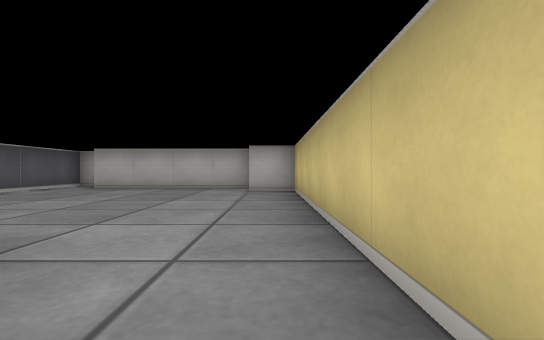
[1] (above)

15 first-person views from a walk through a cub3D level. The camera is about half as high as the walls, looks level and sees 85° across. The floor is counted in squares. Each view is taken from the middle of a square. On the plan, view 1 faces up. The plan holds only what a view shows up to about 9 squares ahead; the rest is blank. The place goes on beyond the plan.

[2]
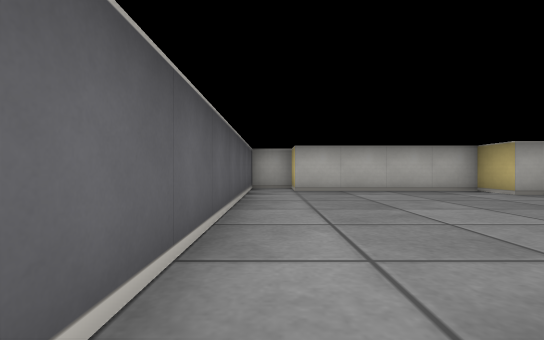

[3]
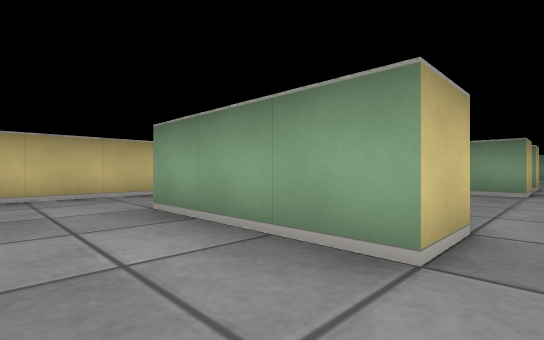

[4]
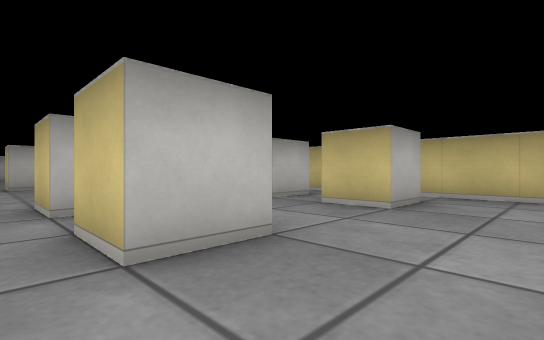

[5]
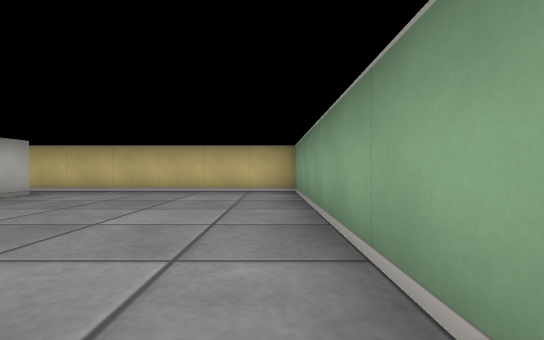

[6]
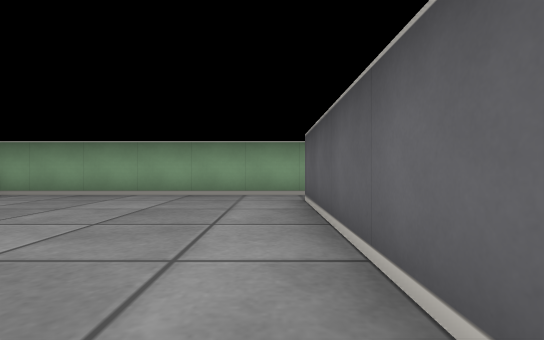

[7]
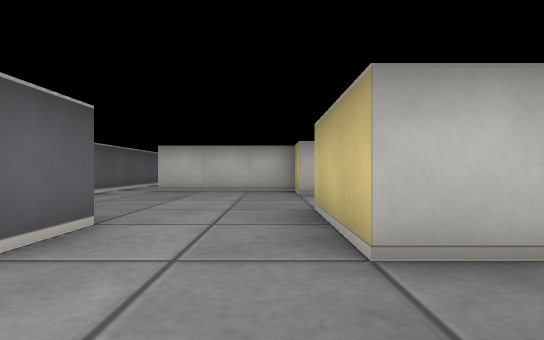

[8]
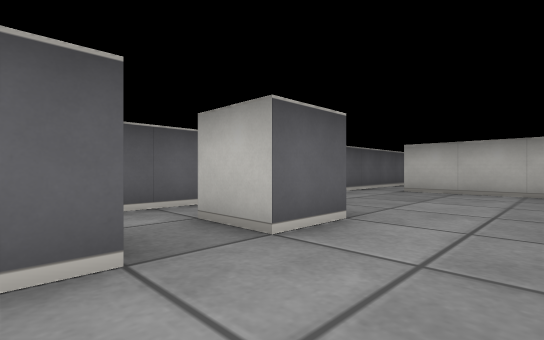

[9]
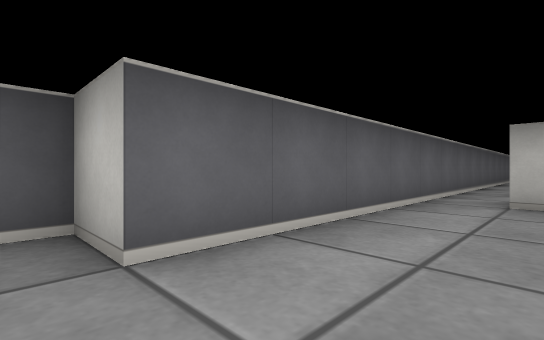

[10]
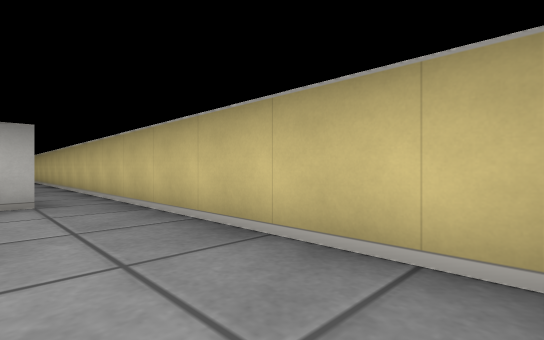

[11]
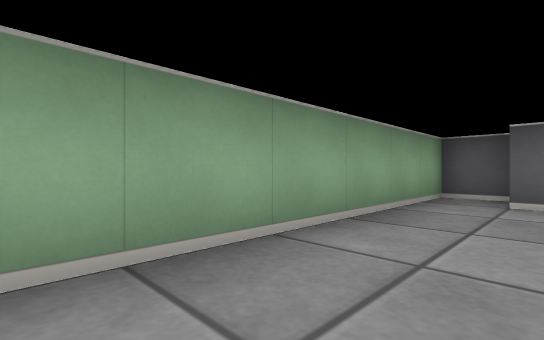

[12]
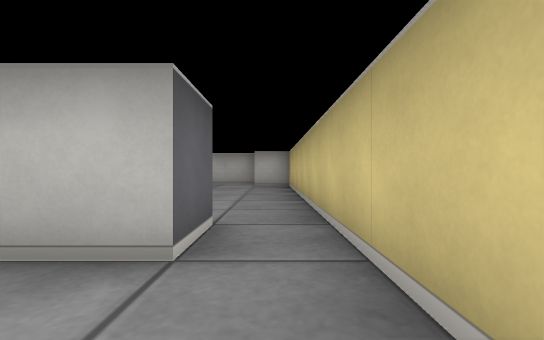

[13]
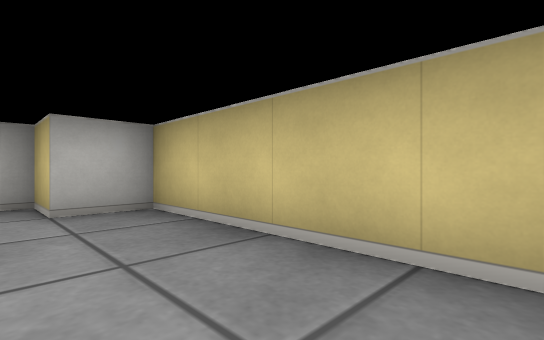

[14]
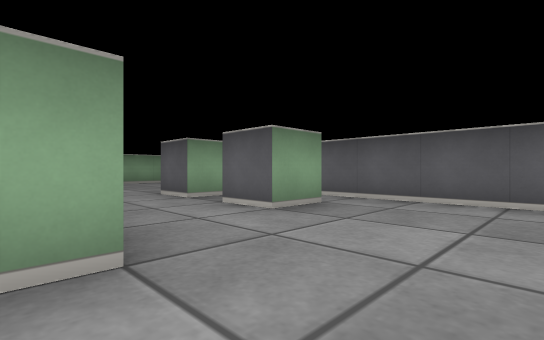

[15]
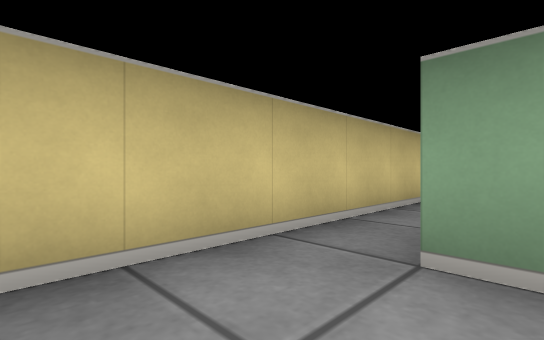

### Floor plan
Points are (right, up) in squares from view 1. A wall is a line through its corners. A room is listed if a view was taken in it or the views show most of it. See-through windows are left out.
Room 1 (views 1, 3, 13)
walls: (-4.5, 1.5) (-1.5, 1.5); (-0.5, 0.5) (-0.5, -0.5); (0.5, -0.5) (0.5, 6.5) (-0.5, 6.5) (-0.5, 7.5) (-4.5, 7.5) (-4.5, 8.5) (-5.5, 8.5) (-5.5, 1.5)
ways out: opening at (-5, 1) to room 2; opening at (0, 0.5) to room 3
Room 2 (views 2, 4, 5, 6, 7, 8, 9, 10, 11, 14, 15)
walls: (-3.5, -6.5) (-4.5, -6.5) (-4.5, -5.5) (-3.5, -5.5) (-3.5, -6.5); (-3.5, -4.5) (-4.5, -4.5) (-4.5, -3.5) (-3.5, -3.5) (-3.5, -4.5); (-0.5, -6.5) (-1.5, -6.5) (-1.5, -5.5); (-0.5, -4.5) (-1.5, -4.5) (-1.5, -2.5) (-0.5, -2.5); (-0.5, -0.5) (-1.5, -0.5) (-1.5, 0.5) (-4.5, 0.5) (-4.5, 1.5); (-5.5, 1.5) (-5.5, -10.5) (-6.5, -10.5) (-6.5, -11.5) (0.5, -11.5) (0.5, -2.5)
ways out: opening at (-5, 1) to room 1; opening at (-1, -1.5) to room 3; opening at (0, -3.5) to room 3
Room 3 (view 12)
walls: (0.5, -2.5) (0.5, -0.5)
ways out: opening at (0, 0.5) to room 1; opening at (-1, -1.5) to room 2; opening at (0, -3.5) to room 2

Where each view was taken, in squares from view 1:
view 1: 0 up, 0 right, facing up
view 2: 1 up, 5 left, facing up
view 3: 3 up, 5 left, facing down-right
view 4: 8 down, 5 left, facing up-right
view 5: 11 down, 6 left, facing right
view 6: 6 down, 5 left, facing down
view 7: 6 down, 2 left, facing up
view 8: 6 down, 2 left, facing up-left
view 9: 11 down, 4 left, facing up-left
view 10: 11 down, 1 left, facing up-right
view 11: 10 down, 1 left, facing down-left
view 12: 2 down, 0 right, facing up
view 13: 3 up, 1 left, facing up-right
view 14: 1 down, 1 left, facing down-left
view 15: 1 down, 1 left, facing down-right
